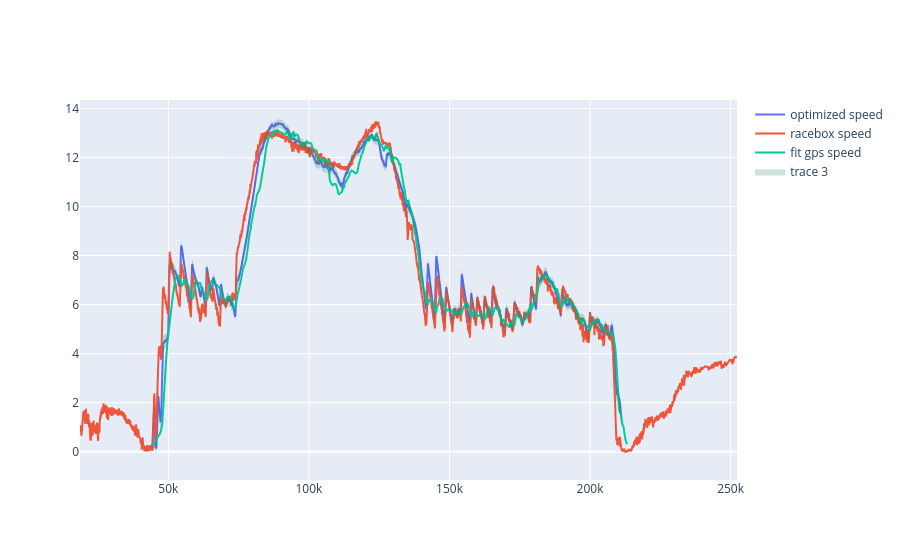

The notebook cell saved with this chart:
### Code cell
optimized_speeds = np.linalg.norm(np.array(optimized_vels)[:, :2], axis=1)
optimized_speeds = pd.Series(optimized_speeds, index=fit_gps.index[:len(optimized_vels)])
fig = go.Figure()
# plot speeds with error bands
fig.add_trace(go.Scatter(x=optimized_speeds.index, y=optimized_speeds.values, mode='lines', name='optimized speed'))
# fig.add_trace(go.Scatter(x=optimized_speeds.index, y=optimized_speeds.values, mode='lines', name='optimized speed'))

fig.add_trace(go.Scatter(x=racebox_graph_data['gps_data'].index + ((racebox_start_time - fit_start_time).total_seconds()) * 1000 + 400, y=racebox_graph_data['gps_data'].speed, mode='lines', name='racebox speed'))
fig.add_trace(go.Scatter(x=fit_gps.index , y=fit_gps.speed, mode='lines', name='fit gps speed'))
fig.add_trace(go.Scatter(x=list(optimized_speeds.index) + list(optimized_speeds.index)[::-1], y=list(optimized_speeds.values + 2 * np.sqrt(speed_marginals)) + list((optimized_speeds.values - 2 * np.sqrt(speed_marginals))[::-1]), fill='toself', fillcolor='rgba(0,100,80,0.2)', line=dict(color='rgba(255,255,255,0)')))
fig.show()

### Figure 1 — Plotly figure (JSON) as saved in the notebook; plotly's stock layout.template omitted (floating-point values rounded to 4 significant figures; data arrays with more than 128 entries replaced by an {"elided": "..."} marker saying what was removed)
{"data": [{"mode": "lines", "name": "optimized speed", "type": "scatter", "x": {"elided": "1672 int values"}, "y": {"elided": "1672 float values"}}, {"mode": "lines", "name": "racebox speed", "type": "scatter", "x": {"elided": "5597 float values"}, "y": {"elided": "5597 float values"}}, {"mode": "lines", "name": "fit gps speed", "type": "scatter", "x": {"elided": "1692 int values"}, "y": {"elided": "1692 float values"}}, {"fill": "toself", "fillcolor": "rgba(0,100,80,0.2)", "line": {"color": "rgba(255,255,255,0)"}, "type": "scatter", "x": {"elided": "3344 int values"}, "y": {"elided": "3344 float values"}}], "layout": {}}
